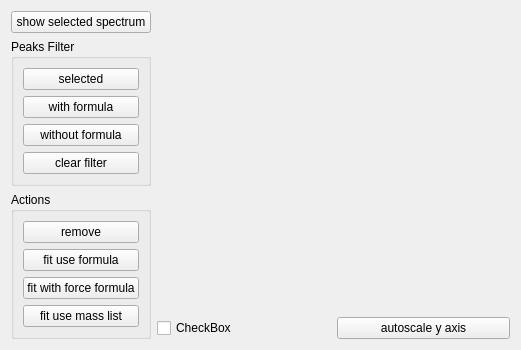
<?xml version="1.0" encoding="UTF-8"?>
<ui version="4.0">
 <class>Form</class>
 <widget class="QWidget" name="Form">
  <property name="geometry">
   <rect>
    <x>0</x>
    <y>0</y>
    <width>521</width>
    <height>332</height>
   </rect>
  </property>
  <property name="windowTitle">
   <string>Form</string>
  </property>
  <layout class="QHBoxLayout" name="horizontalLayout">
   <item>
    <layout class="QVBoxLayout" name="verticalLayout">
     <item>
      <widget class="QPushButton" name="pushButton">
       <property name="text">
        <string>show selected spectrum</string>
       </property>
      </widget>
     </item>
     <item>
      <widget class="QGroupBox" name="groupBox">
       <property name="title">
        <string>Peaks Filter</string>
       </property>
       <layout class="QVBoxLayout" name="verticalLayout_3">
        <item>
         <widget class="QPushButton" name="pushButton_6">
          <property name="text">
           <string>selected</string>
          </property>
         </widget>
        </item>
        <item>
         <widget class="QPushButton" name="pushButton_7">
          <property name="text">
           <string>with formula</string>
          </property>
         </widget>
        </item>
        <item>
         <widget class="QPushButton" name="pushButton_8">
          <property name="text">
           <string>without formula</string>
          </property>
         </widget>
        </item>
        <item>
         <widget class="QPushButton" name="pushButton_9">
          <property name="text">
           <string>clear filter</string>
          </property>
         </widget>
        </item>
       </layout>
      </widget>
     </item>
     <item>
      <spacer name="verticalSpacer">
       <property name="orientation">
        <enum>Qt::Vertical</enum>
       </property>
       <property name="sizeHint" stdset="0">
        <size>
         <width>20</width>
         <height>40</height>
        </size>
       </property>
      </spacer>
     </item>
     <item>
      <widget class="QGroupBox" name="groupBox_2">
       <property name="title">
        <string>Actions</string>
       </property>
       <layout class="QVBoxLayout" name="verticalLayout_4">
        <item>
         <widget class="QPushButton" name="pushButton_2">
          <property name="text">
           <string>remove</string>
          </property>
         </widget>
        </item>
        <item>
         <widget class="QPushButton" name="pushButton_3">
          <property name="text">
           <string>fit use formula</string>
          </property>
         </widget>
        </item>
        <item>
         <widget class="QPushButton" name="pushButton_10">
          <property name="text">
           <string>fit with force formula</string>
          </property>
         </widget>
        </item>
        <item>
         <widget class="QPushButton" name="pushButton_4">
          <property name="text">
           <string>fit use mass list</string>
          </property>
         </widget>
        </item>
       </layout>
      </widget>
     </item>
    </layout>
   </item>
   <item>
    <layout class="QVBoxLayout" name="verticalLayout_2">
     <item>
      <widget class="QWidget" name="widget" native="true">
       <property name="sizePolicy">
        <sizepolicy hsizetype="Expanding" vsizetype="Expanding">
         <horstretch>0</horstretch>
         <verstretch>0</verstretch>
        </sizepolicy>
       </property>
      </widget>
     </item>
     <item>
      <layout class="QHBoxLayout" name="horizontalLayout_2">
       <item>
        <widget class="QCheckBox" name="checkBox_5">
         <property name="text">
          <string>CheckBox</string>
         </property>
        </widget>
       </item>
       <item>
        <widget class="QPushButton" name="pushButton_5">
         <property name="text">
          <string>autoscale y axis</string>
         </property>
        </widget>
       </item>
      </layout>
     </item>
    </layout>
   </item>
  </layout>
 </widget>
 <resources/>
 <connections/>
</ui>
